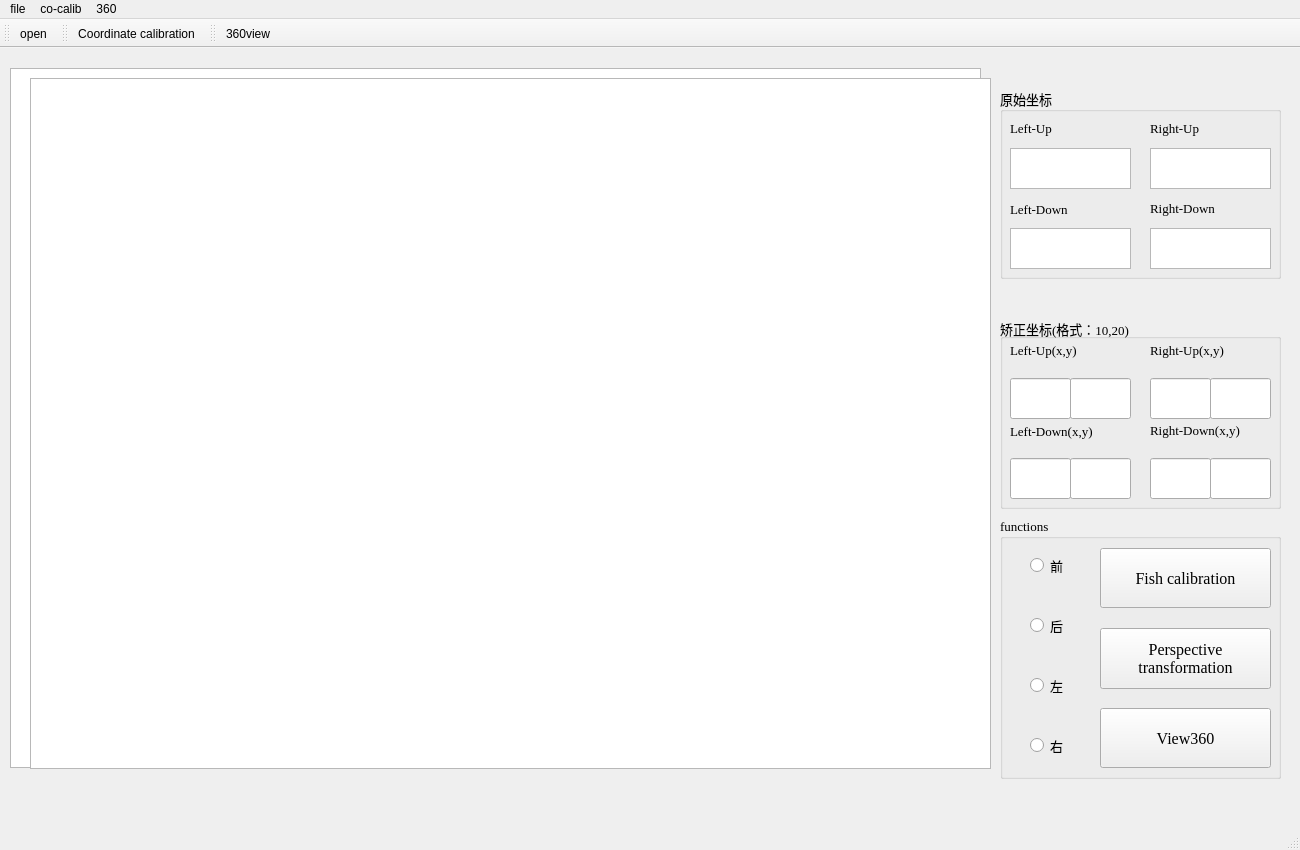
<?xml version="1.0" encoding="UTF-8"?>
<ui version="4.0">
 <class>MainWindow</class>
 <widget class="QMainWindow" name="MainWindow">
  <property name="geometry">
   <rect>
    <x>0</x>
    <y>0</y>
    <width>1300</width>
    <height>850</height>
   </rect>
  </property>
  <property name="windowTitle">
   <string>MainWindow</string>
  </property>
  <widget class="QWidget" name="centralWidget">
   <widget class="QGraphicsView" name="graphicsView">
    <property name="geometry">
     <rect>
      <x>10</x>
      <y>20</y>
      <width>971</width>
      <height>700</height>
     </rect>
    </property>
   </widget>
   <widget class="QGroupBox" name="groupBox">
    <property name="geometry">
     <rect>
      <x>1000</x>
      <y>470</y>
      <width>281</width>
      <height>261</height>
     </rect>
    </property>
    <property name="font">
     <font>
      <family>Times New Roman</family>
      <pointsize>10</pointsize>
     </font>
    </property>
    <property name="title">
     <string>functions</string>
    </property>
    <widget class="QPushButton" name="btn2">
     <property name="geometry">
      <rect>
       <x>100</x>
       <y>30</y>
       <width>171</width>
       <height>60</height>
      </rect>
     </property>
     <property name="font">
      <font>
       <family>Times New Roman</family>
       <pointsize>12</pointsize>
      </font>
     </property>
     <property name="text">
      <string>Fish calibration</string>
     </property>
    </widget>
    <widget class="QPushButton" name="btn0">
     <property name="geometry">
      <rect>
       <x>100</x>
       <y>110</y>
       <width>171</width>
       <height>61</height>
      </rect>
     </property>
     <property name="font">
      <font>
       <family>Times New Roman</family>
       <pointsize>12</pointsize>
      </font>
     </property>
     <property name="text">
      <string>Perspective
transformation</string>
     </property>
    </widget>
    <widget class="QPushButton" name="v360">
     <property name="geometry">
      <rect>
       <x>100</x>
       <y>190</y>
       <width>171</width>
       <height>60</height>
      </rect>
     </property>
     <property name="font">
      <font>
       <family>Times New Roman</family>
       <pointsize>12</pointsize>
      </font>
     </property>
     <property name="text">
      <string>View360</string>
     </property>
    </widget>
    <widget class="QRadioButton" name="radioButton_1">
     <property name="geometry">
      <rect>
       <x>30</x>
       <y>40</y>
       <width>69</width>
       <height>15</height>
      </rect>
     </property>
     <property name="text">
      <string>前</string>
     </property>
    </widget>
    <widget class="QRadioButton" name="radioButton_2">
     <property name="geometry">
      <rect>
       <x>30</x>
       <y>100</y>
       <width>69</width>
       <height>15</height>
      </rect>
     </property>
     <property name="text">
      <string>后</string>
     </property>
    </widget>
    <widget class="QRadioButton" name="radioButton_3">
     <property name="geometry">
      <rect>
       <x>30</x>
       <y>160</y>
       <width>69</width>
       <height>15</height>
      </rect>
     </property>
     <property name="text">
      <string>左</string>
     </property>
    </widget>
    <widget class="QRadioButton" name="radioButton_4">
     <property name="geometry">
      <rect>
       <x>30</x>
       <y>220</y>
       <width>69</width>
       <height>15</height>
      </rect>
     </property>
     <property name="text">
      <string>右</string>
     </property>
    </widget>
   </widget>
   <widget class="QLabel" name="label">
    <property name="geometry">
     <rect>
      <x>1010</x>
      <y>60</y>
      <width>71</width>
      <height>41</height>
     </rect>
    </property>
    <property name="font">
     <font>
      <family>Times New Roman</family>
      <pointsize>10</pointsize>
     </font>
    </property>
    <property name="text">
     <string>Left-Up</string>
    </property>
   </widget>
   <widget class="QLabel" name="label_2">
    <property name="geometry">
     <rect>
      <x>1010</x>
      <y>136</y>
      <width>91</width>
      <height>51</height>
     </rect>
    </property>
    <property name="font">
     <font>
      <family>Times New Roman</family>
      <pointsize>10</pointsize>
     </font>
    </property>
    <property name="text">
     <string>Left-Down</string>
    </property>
   </widget>
   <widget class="QLabel" name="label_3">
    <property name="geometry">
     <rect>
      <x>1150</x>
      <y>130</y>
      <width>101</width>
      <height>61</height>
     </rect>
    </property>
    <property name="font">
     <font>
      <family>Times New Roman</family>
      <pointsize>10</pointsize>
     </font>
    </property>
    <property name="text">
     <string>Right-Down</string>
    </property>
   </widget>
   <widget class="QLabel" name="label_4">
    <property name="geometry">
     <rect>
      <x>1150</x>
      <y>60</y>
      <width>81</width>
      <height>41</height>
     </rect>
    </property>
    <property name="font">
     <font>
      <family>Times New Roman</family>
      <pointsize>10</pointsize>
     </font>
    </property>
    <property name="text">
     <string>Right-Up</string>
    </property>
   </widget>
   <widget class="QLabel" name="label_5">
    <property name="geometry">
     <rect>
      <x>1010</x>
      <y>282</y>
      <width>131</width>
      <height>41</height>
     </rect>
    </property>
    <property name="font">
     <font>
      <family>Times New Roman</family>
      <pointsize>10</pointsize>
     </font>
    </property>
    <property name="inputMethodHints">
     <set>Qt::ImhNone</set>
    </property>
    <property name="text">
     <string>Left-Up(x,y)</string>
    </property>
   </widget>
   <widget class="QLabel" name="label_6">
    <property name="geometry">
     <rect>
      <x>1010</x>
      <y>358</y>
      <width>131</width>
      <height>51</height>
     </rect>
    </property>
    <property name="font">
     <font>
      <family>Times New Roman</family>
      <pointsize>10</pointsize>
     </font>
    </property>
    <property name="text">
     <string>Left-Down(x,y)</string>
    </property>
   </widget>
   <widget class="QLabel" name="label_7">
    <property name="geometry">
     <rect>
      <x>1150</x>
      <y>352</y>
      <width>141</width>
      <height>61</height>
     </rect>
    </property>
    <property name="font">
     <font>
      <family>Times New Roman</family>
      <pointsize>10</pointsize>
     </font>
    </property>
    <property name="text">
     <string>Right-Down(x,y)</string>
    </property>
   </widget>
   <widget class="QLabel" name="label_8">
    <property name="geometry">
     <rect>
      <x>1150</x>
      <y>282</y>
      <width>131</width>
      <height>41</height>
     </rect>
    </property>
    <property name="font">
     <font>
      <family>Times New Roman</family>
      <pointsize>10</pointsize>
     </font>
    </property>
    <property name="text">
     <string>Right-Up(x,y)</string>
    </property>
   </widget>
   <widget class="QGroupBox" name="groupBox_2">
    <property name="geometry">
     <rect>
      <x>1000</x>
      <y>270</y>
      <width>281</width>
      <height>191</height>
     </rect>
    </property>
    <property name="font">
     <font>
      <family>Times New Roman</family>
      <pointsize>10</pointsize>
     </font>
    </property>
    <property name="title">
     <string>矫正坐标(格式：10,20)</string>
    </property>
    <widget class="QLineEdit" name="lineEdit">
     <property name="geometry">
      <rect>
       <x>10</x>
       <y>60</y>
       <width>61</width>
       <height>41</height>
      </rect>
     </property>
    </widget>
    <widget class="QLineEdit" name="lineEdit_0">
     <property name="geometry">
      <rect>
       <x>70</x>
       <y>60</y>
       <width>61</width>
       <height>41</height>
      </rect>
     </property>
    </widget>
    <widget class="QLineEdit" name="lineEdit_1">
     <property name="geometry">
      <rect>
       <x>150</x>
       <y>60</y>
       <width>61</width>
       <height>41</height>
      </rect>
     </property>
    </widget>
    <widget class="QLineEdit" name="lineEdit_6">
     <property name="geometry">
      <rect>
       <x>70</x>
       <y>140</y>
       <width>61</width>
       <height>41</height>
      </rect>
     </property>
    </widget>
    <widget class="QLineEdit" name="lineEdit_3">
     <property name="geometry">
      <rect>
       <x>150</x>
       <y>140</y>
       <width>61</width>
       <height>41</height>
      </rect>
     </property>
    </widget>
    <widget class="QLineEdit" name="lineEdit_2">
     <property name="geometry">
      <rect>
       <x>210</x>
       <y>60</y>
       <width>61</width>
       <height>41</height>
      </rect>
     </property>
    </widget>
    <widget class="QLineEdit" name="lineEdit_4">
     <property name="geometry">
      <rect>
       <x>210</x>
       <y>140</y>
       <width>61</width>
       <height>41</height>
      </rect>
     </property>
    </widget>
    <widget class="QLineEdit" name="lineEdit_5">
     <property name="geometry">
      <rect>
       <x>10</x>
       <y>140</y>
       <width>61</width>
       <height>41</height>
      </rect>
     </property>
    </widget>
   </widget>
   <widget class="QGroupBox" name="groupBox_3">
    <property name="geometry">
     <rect>
      <x>1000</x>
      <y>40</y>
      <width>281</width>
      <height>191</height>
     </rect>
    </property>
    <property name="font">
     <font>
      <family>Agency FB</family>
      <pointsize>10</pointsize>
     </font>
    </property>
    <property name="title">
     <string>原始坐标</string>
    </property>
    <widget class="QTextBrowser" name="textBrowser_1">
     <property name="geometry">
      <rect>
       <x>10</x>
       <y>60</y>
       <width>121</width>
       <height>41</height>
      </rect>
     </property>
    </widget>
    <widget class="QTextBrowser" name="textBrowser_2">
     <property name="geometry">
      <rect>
       <x>150</x>
       <y>60</y>
       <width>121</width>
       <height>41</height>
      </rect>
     </property>
    </widget>
    <widget class="QTextBrowser" name="textBrowser_3">
     <property name="geometry">
      <rect>
       <x>150</x>
       <y>140</y>
       <width>121</width>
       <height>41</height>
      </rect>
     </property>
    </widget>
    <widget class="QTextBrowser" name="textBrowser_4">
     <property name="geometry">
      <rect>
       <x>10</x>
       <y>140</y>
       <width>121</width>
       <height>41</height>
      </rect>
     </property>
    </widget>
   </widget>
   <widget class="QGraphicsView" name="graphicsView360">
    <property name="geometry">
     <rect>
      <x>30</x>
      <y>30</y>
      <width>961</width>
      <height>691</height>
     </rect>
    </property>
   </widget>
   <zorder>groupBox_2</zorder>
   <zorder>label_8</zorder>
   <zorder>label_7</zorder>
   <zorder>groupBox</zorder>
   <zorder>groupBox_3</zorder>
   <zorder>graphicsView</zorder>
   <zorder>label</zorder>
   <zorder>label_2</zorder>
   <zorder>label_3</zorder>
   <zorder>label_4</zorder>
   <zorder>label_5</zorder>
   <zorder>label_6</zorder>
   <zorder>graphicsView360</zorder>
  </widget>
  <widget class="QMenuBar" name="menuBar">
   <property name="geometry">
    <rect>
     <x>0</x>
     <y>0</y>
     <width>1300</width>
     <height>17</height>
    </rect>
   </property>
   <property name="defaultUp">
    <bool>true</bool>
   </property>
   <property name="nativeMenuBar">
    <bool>true</bool>
   </property>
   <widget class="QMenu" name="menuOpen">
    <property name="baseSize">
     <size>
      <width>128</width>
      <height>76</height>
     </size>
    </property>
    <property name="tearOffEnabled">
     <bool>false</bool>
    </property>
    <property name="title">
     <string>file</string>
    </property>
    <addaction name="actionFileOpen"/>
    <addaction name="actionNew"/>
   </widget>
   <widget class="QMenu" name="menuCo_calib">
    <property name="contextMenuPolicy">
     <enum>Qt::DefaultContextMenu</enum>
    </property>
    <property name="acceptDrops">
     <bool>true</bool>
    </property>
    <property name="inputMethodHints">
     <set>Qt::ImhNone</set>
    </property>
    <property name="tearOffEnabled">
     <bool>true</bool>
    </property>
    <property name="title">
     <string>co-calib</string>
    </property>
    <addaction name="actionCoordinate_calibration"/>
   </widget>
   <widget class="QMenu" name="menu360">
    <property name="title">
     <string>360</string>
    </property>
    <addaction name="action360view"/>
   </widget>
   <addaction name="menuOpen"/>
   <addaction name="menuCo_calib"/>
   <addaction name="menu360"/>
  </widget>
  <widget class="QToolBar" name="mainToolBar">
   <attribute name="toolBarArea">
    <enum>TopToolBarArea</enum>
   </attribute>
   <attribute name="toolBarBreak">
    <bool>false</bool>
   </attribute>
   <addaction name="actionFileOpen"/>
  </widget>
  <widget class="QStatusBar" name="statusBar"/>
  <widget class="QToolBar" name="toolBar">
   <property name="windowTitle">
    <string>toolBar</string>
   </property>
   <attribute name="toolBarArea">
    <enum>TopToolBarArea</enum>
   </attribute>
   <attribute name="toolBarBreak">
    <bool>false</bool>
   </attribute>
   <addaction name="actionCoordinate_calibration"/>
  </widget>
  <widget class="QToolBar" name="toolBar_2">
   <property name="windowTitle">
    <string>toolBar_2</string>
   </property>
   <attribute name="toolBarArea">
    <enum>TopToolBarArea</enum>
   </attribute>
   <attribute name="toolBarBreak">
    <bool>false</bool>
   </attribute>
   <addaction name="action360view"/>
  </widget>
  <action name="actionFileOpen">
   <property name="checkable">
    <bool>true</bool>
   </property>
   <property name="icon">
    <iconset resource="imge.qrc">
     <normaloff>:/image/imge/openfile.png</normaloff>:/image/imge/openfile.png</iconset>
   </property>
   <property name="text">
    <string>open</string>
   </property>
   <property name="shortcut">
    <string>Shift+O</string>
   </property>
   <property name="iconVisibleInMenu">
    <bool>true</bool>
   </property>
  </action>
  <action name="actionNew">
   <property name="text">
    <string>new</string>
   </property>
  </action>
  <action name="actionCoordinate_calibration">
   <property name="checkable">
    <bool>true</bool>
   </property>
   <property name="icon">
    <iconset resource="imge.qrc">
     <normaloff>:/image/images/perspective.png</normaloff>:/image/images/perspective.png</iconset>
   </property>
   <property name="text">
    <string>Coordinate calibration</string>
   </property>
   <property name="shortcut">
    <string>Shift+D</string>
   </property>
   <property name="menuRole">
    <enum>QAction::TextHeuristicRole</enum>
   </property>
   <property name="priority">
    <enum>QAction::LowPriority</enum>
   </property>
  </action>
  <action name="action360view">
   <property name="icon">
    <iconset resource="imge.qrc">
     <normaloff>:/image/images/telescope.png</normaloff>:/image/images/telescope.png</iconset>
   </property>
   <property name="text">
    <string>360view</string>
   </property>
  </action>
 </widget>
 <layoutdefault spacing="6" margin="11"/>
 <resources>
  <include location="imge.qrc"/>
 </resources>
 <connections/>
</ui>
